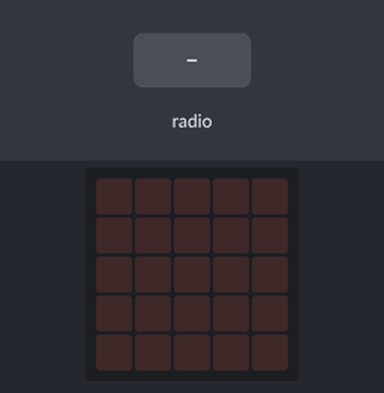
The program below on a simulated BBC micro:bit (MakeCode). Shown: the board's 5×5 LED display. Inputs (shaded band) come from the test bench.

Above: at 1.2 s.
1.3 s: radio message "1" arrives
At 1.9 s:
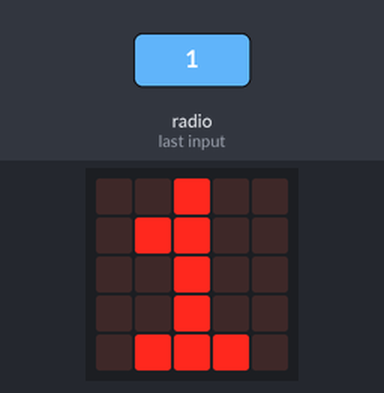
At 2.6 s:
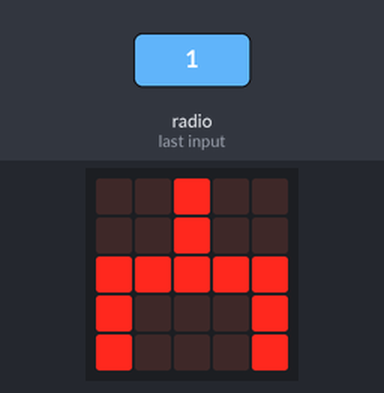
Timing chart, 0 to 4.3 s (numbered marks = the images above; inputs shaded):
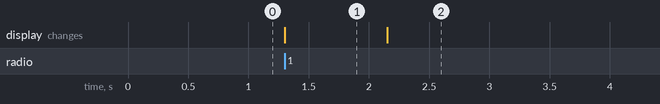

Measured:
- after the input at 1.3 s, the display: changes at once (image 1)
- what the display in image 1 shows lasts 0.9 s, from 1.3 s to 2.2 s

The program:

main.ts
```typescript
radio.onReceivedString(function (receivedString) {
    basic.showString(receivedString)
    basic.pause(100)
    basic.showLeds(`
        . . # . .
        . . # . .
        # # # # #
        # . . . #
        # . . . #
        `)
})
basic.forever(function () {
    radio.setGroup(31)
})
```

test.ts
```typescript
// aquí va el archivo "tests"; esto no se compilará cuando este paquete se utilice como una extensión.
```
